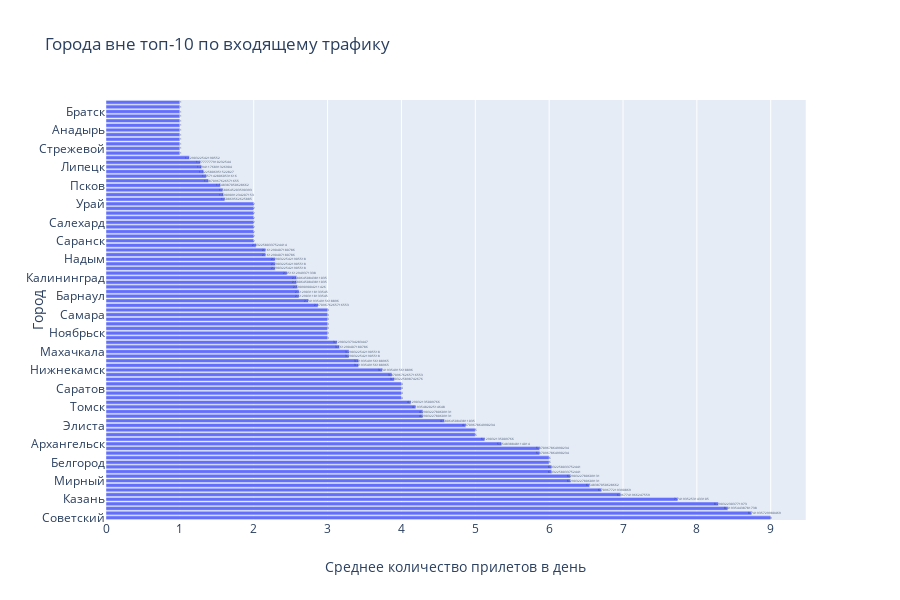

The cell this chart's notebook holds for it:
### Code cell
other_city_sort = other_city.sort_values(by='average_flights', ascending=False)
fig = px.bar(other_city_sort,
            y='city',
            x='average_flights',
            title='Города вне топ-10 по входящему трафику',
            text='average_flights',
            orientation='h',
            labels={'average_flights' : 'Среднее количество прилетов в день', 'city' : 'Город'})
# fig.update_traces(texttemplate='%{text:.0f}',
#                  textposition='outside')
# fig.update_layout(uniforntext_minsize=8,
#                  yaxis_range=[0, 10])
fig.show()

### Figure 1 — Plotly figure (JSON) as saved in the notebook; plotly's stock layout.template omitted (floating-point values rounded to 4 significant figures)
{"data": [{"alignmentgroup": "True", "hoverlabel": {"namelength": 0}, "hovertemplate": "Среднее количество прилетов в день=%{text}<br>Город=%{y}", "legendgroup": "", "marker": {"color": "#636efa"}, "name": "", "offsetgroup": "", "orientation": "h", "showlegend": false, "text": [9, 8.742, 8.419, 8.29, 7.742, 6.968, 6.71, 6.548, 6.29, 6.29, 6.032, 6.032, 6, 6, 5.871, 5.871, 5.355, 5.129, 5, 5, 4.871, 4.581, 4.29, 4.29, 4.194, 4.129, 4, 4, 4, 4, 3.903, 3.871, 3.742, 3.419, 3.419, 3.29, 3.29, 3.161, 3.129, 3, 3, 3, 3, 3, 3, 3, 2.871, 2.742, 2.613, 2.613, 2.591, 2.581, 2.581, 2.452, 2.29, 2.29, 2.29, 2.161, 2.161, 2.032, 2, 2, 2, 2, 2, 2, 2, 2, 2, 1.609, 1.591, 1.581, 1.548, 1.387, 1.357, 1.323, 1.294, 1.278, 1.129, 1, 1, 1, 1, 1, 1, 1, 1, 1, 1, 1, 1], "textposition": "auto", "type": "bar", "x": [9, 8.742, 8.419, 8.29, 7.742, 6.968, 6.71, 6.548, 6.29, 6.29, 6.032, 6.032, 6, 6, 5.871, 5.871, 5.355, 5.129, 5, 5, 4.871, 4.581, 4.29, 4.29, 4.194, 4.129, 4, 4, 4, 4, 3.903, 3.871, 3.742, 3.419, 3.419, 3.29, 3.29, 3.161, 3.129, 3, 3, 3, 3, 3, 3, 3, 2.871, 2.742, 2.613, 2.613, 2.591, 2.581, 2.581, 2.452, 2.29, 2.29, 2.29, 2.161, 2.161, 2.032, 2, 2, 2, 2, 2, 2, 2, 2, 2, 1.609, 1.591, 1.581, 1.548, 1.387, 1.357, 1.323, 1.294, 1.278, 1.129, 1, 1, 1, 1, 1, 1, 1, 1, 1, 1, 1, 1], "xaxis": "x", "y": ["Советский", "Сургут", "Ханты-Мансийск", "Новый Уренгой", "Казань", "Тюмень", "Челябинск", "Хабаровск", "Мирный", "Уфа", "Иркутск", "Новокузнецк", "Белгород", "Киров", "Нижний Новгород", "Петрозаводск", "Архангельск", "Волгоград", "Оренбург", "Чебоксары", "Элиста", "Воркута", "Йошкар-Ола", "Южно-Сахалинск", "Томск", "Сыктывкар", "Магнитогорск", "Пенза", "Саратов", "Тамбов", "Краснодар", "Абакан", "Нижнекамск", "Курган", "Минеральные Воды", "Омск", "Махачкала", "Когалым", "Нижневартовск", "Ухта", "Ноябрьск", "Бугульма", "Владивосток", "Нальчик", "Самара", "Удачный", "Усть-Илимск", "Якутск", "Барнаул", "Нарьян-Мар", "Геленджик", "Нерюнгри", "Калининград", "Астрахань", "Норильск", "Курск", "Надым", "Череповец", "Анапа", "Калуга", "Саранск", "Ставрополь", "Мурманск", "Воронеж", "Салехард", "Владикавказ", "Белоярский", "Кемерово", "Урай", "Улан-Удэ", "Орск", "Чита", "Псков", "Горно-Алтайск", "Магадан", "Ярославль", "Липецк", "Кызыл", "Грозный", "Усинск", "Стрежевой", "Усть-Кут", "Петропавловск-Камчатский", "Нягань", "Анадырь", "Комсомольск-на-Амуре", "Ижевск", "Иваново", "Братск", "Благовещенск", "Нефтеюганск"], "yaxis": "y"}], "layout": {"barmode": "relative", "height": 600, "legend": {"tracegroupgap": 0}, "title": {"text": "Города вне топ-10 по входящему трафику"}, "xaxis": {"anchor": "y", "domain": [0, 0.98], "title": {"text": "Среднее количество прилетов в день"}}, "yaxis": {"anchor": "x", "domain": [0, 1], "title": {"text": "Город"}}}}
